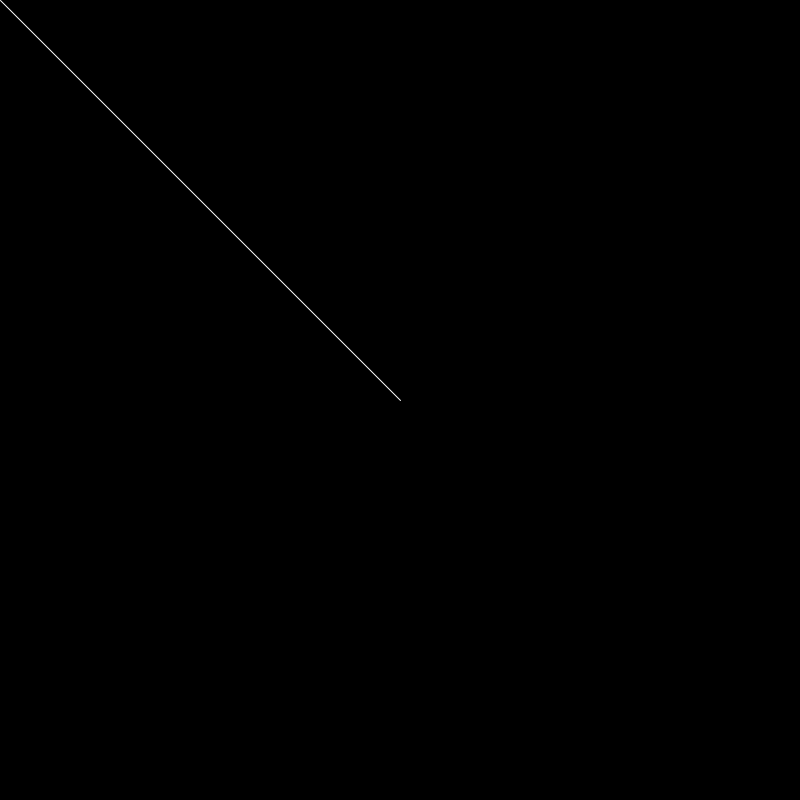
Frame 1 (no input)
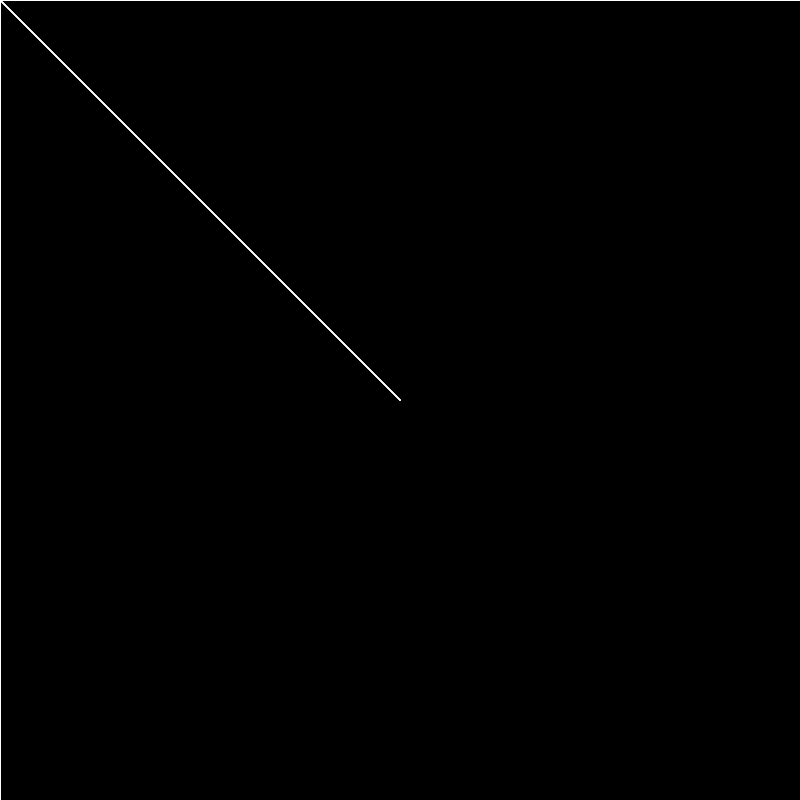
Frame 60 (the mouse pressed at the canvas centre just before this capture)
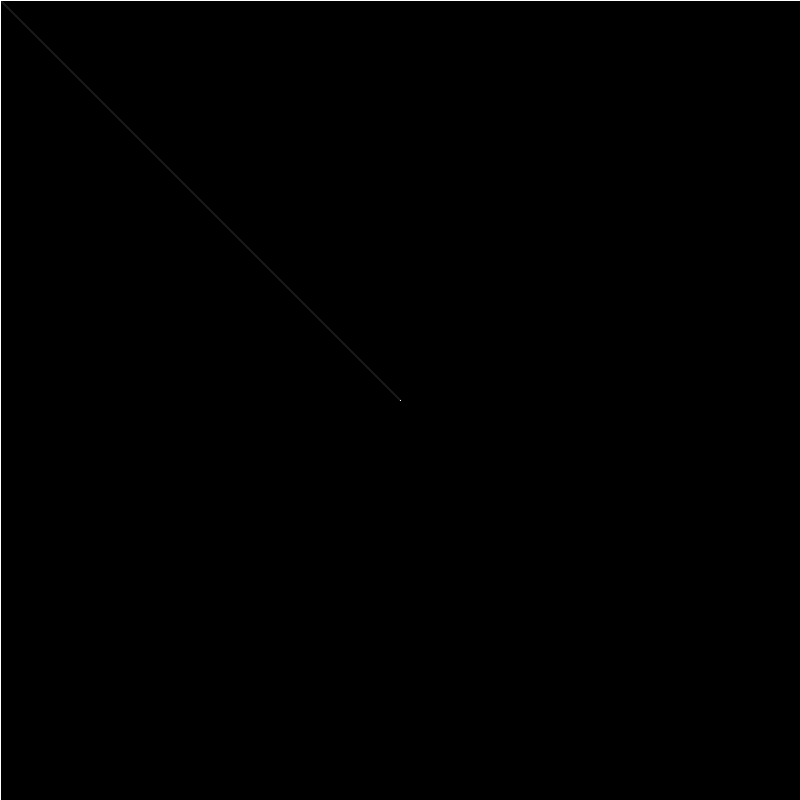
Frame 120 (the mouse held since frame 60 and released just before this capture)

The Processing sketch that drew these frames (run headless with seeded random() and noise(); from frame 60 on, the mouse is pressed at the canvas centre):

// Processing sketch: sketch_170906b
// ── sketch_170906b.pde
void setup(){
  size (800,800);
  background(0);
  
}

void draw(){
  //line(x point 1, y point1, x point2, y point2)
  
  fill(0,10);
  rect(0,0, width, height);
  
  //stroke(random(0,55), random(40,100), random(66,97));
  stroke(255);
  line(width/2, height/2, mouseX, mouseY);
  
}
